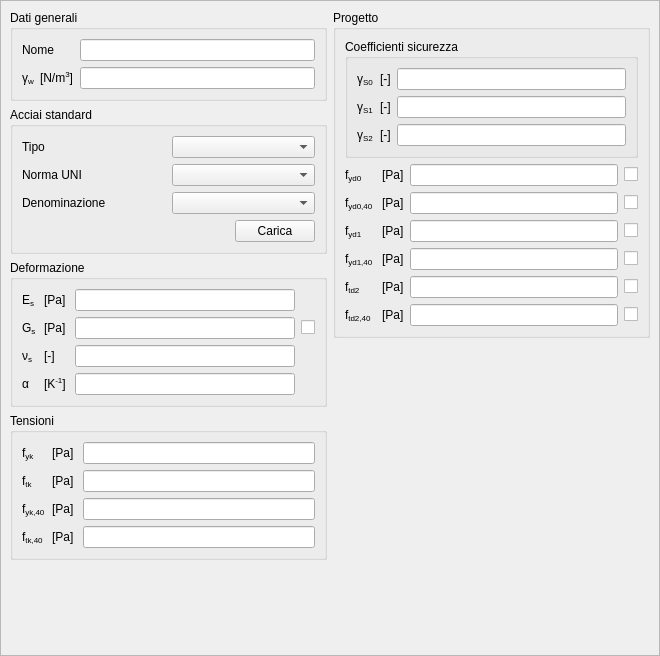
<?xml version="1.0" encoding="UTF-8"?>
<ui version="4.0">
 <class>SteelGUI</class>
 <widget class="QWidget" name="SteelGUI">
  <property name="geometry">
   <rect>
    <x>0</x>
    <y>0</y>
    <width>660</width>
    <height>656</height>
   </rect>
  </property>
  <property name="windowTitle">
   <string>Form</string>
  </property>
  <layout class="QGridLayout" name="gridLayout">
   <property name="leftMargin">
    <number>0</number>
   </property>
   <property name="topMargin">
    <number>0</number>
   </property>
   <property name="rightMargin">
    <number>0</number>
   </property>
   <property name="bottomMargin">
    <number>0</number>
   </property>
   <property name="spacing">
    <number>0</number>
   </property>
   <item row="0" column="0">
    <widget class="QScrollArea" name="scrollArea">
     <property name="widgetResizable">
      <bool>true</bool>
     </property>
     <widget class="QWidget" name="scrollAreaWidgetContents">
      <property name="geometry">
       <rect>
        <x>0</x>
        <y>0</y>
        <width>658</width>
        <height>654</height>
       </rect>
      </property>
      <layout class="QGridLayout" name="gridLayout_2">
       <item row="0" column="0">
        <layout class="QVBoxLayout" name="leftVLayout">
         <item>
          <widget class="QGroupBox" name="nameGBox">
           <property name="title">
            <string>Dati generali</string>
           </property>
           <layout class="QGridLayout" name="gridLayout_9">
            <item row="0" column="0" colspan="2">
             <widget class="QLabelRichName" name="nameLabel">
              <property name="text">
               <string>&lt;!DOCTYPE HTML PUBLIC &quot;-//W3C//DTD HTML 4.0//EN&quot; &quot;http://www.w3.org/TR/REC-html40/strict.dtd&quot;&gt;
&lt;html&gt;&lt;head&gt;&lt;/head&gt;
&lt;body&gt;
Nome
&lt;/body&gt;&lt;/html&gt;</string>
              </property>
             </widget>
            </item>
            <item row="0" column="2">
             <widget class="QLineEditValue" name="nameLEdit"/>
            </item>
            <item row="1" column="0">
             <widget class="QLabelRichName" name="gammaWLabel">
              <property name="text">
               <string>&lt;!DOCTYPE HTML PUBLIC &quot;-//W3C//DTD HTML 4.0//EN&quot; &quot;http://www.w3.org/TR/REC-html40/strict.dtd&quot;&gt;
&lt;html&gt;&lt;head&gt;&lt;meta name=&quot;qrichtext&quot; content=&quot;1&quot; /&gt;&lt;/head&gt;
&lt;body&gt;
γ&lt;span style=&quot; vertical-align:sub;&quot;&gt;w&lt;/span&gt;
&lt;/body&gt;&lt;/html&gt;</string>
              </property>
             </widget>
            </item>
            <item row="1" column="1">
             <widget class="QLabelUnitMeasure" name="gammaWUMLabel">
              <property name="text">
               <string>&lt;!DOCTYPE HTML PUBLIC &quot;-//W3C//DTD HTML 4.0//EN&quot; &quot;http://www.w3.org/TR/REC-html40/strict.dtd&quot;&gt;
&lt;html&gt;&lt;head&gt;&lt;meta name=&quot;qrichtext&quot; content=&quot;1&quot; /&gt;&lt;/head&gt;
&lt;body&gt;
[N/m&lt;span style=&quot; vertical-align:super;&quot;&gt;3&lt;/span&gt;]
&lt;/body&gt;&lt;/html&gt;</string>
              </property>
             </widget>
            </item>
            <item row="1" column="2">
             <widget class="QLineEditValue" name="gammaWLEdit"/>
            </item>
           </layout>
          </widget>
         </item>
         <item>
          <widget class="QGroupBox" name="standardGBox">
           <property name="title">
            <string>Acciai standard</string>
           </property>
           <layout class="QGridLayout" name="gridLayout_3">
            <item row="0" column="0">
             <widget class="QLabel" name="standardTypeLabel">
              <property name="text">
               <string>&lt;!DOCTYPE HTML PUBLIC &quot;-//W3C//DTD HTML 4.0//EN&quot; &quot;http://www.w3.org/TR/REC-html40/strict.dtd&quot;&gt;
&lt;html&gt;&lt;head&gt;&lt;meta name=&quot;qrichtext&quot; content=&quot;1&quot; /&gt;&lt;/head&gt;
&lt;body&gt;
Tipo
&lt;/body&gt;
&lt;/html&gt;</string>
              </property>
             </widget>
            </item>
            <item row="0" column="1">
             <widget class="QComboBox" name="standardTypeCBox"/>
            </item>
            <item row="1" column="0">
             <widget class="QLabel" name="standardUNILabel">
              <property name="text">
               <string>&lt;!DOCTYPE HTML PUBLIC &quot;-//W3C//DTD HTML 4.0//EN&quot; &quot;http://www.w3.org/TR/REC-html40/strict.dtd&quot;&gt;
&lt;html&gt;&lt;head&gt;&lt;meta name=&quot;qrichtext&quot; content=&quot;1&quot; /&gt;&lt;/head&gt;
&lt;body&gt;
Norma UNI
&lt;/body&gt;
&lt;/html&gt;</string>
              </property>
             </widget>
            </item>
            <item row="1" column="1">
             <widget class="QComboBox" name="standardUNICBox"/>
            </item>
            <item row="2" column="0">
             <widget class="QLabel" name="standardNameLabel">
              <property name="text">
               <string>&lt;!DOCTYPE HTML PUBLIC &quot;-//W3C//DTD HTML 4.0//EN&quot; &quot;http://www.w3.org/TR/REC-html40/strict.dtd&quot;&gt;
&lt;html&gt;&lt;head&gt;&lt;meta name=&quot;qrichtext&quot; content=&quot;1&quot; /&gt;&lt;/head&gt;
&lt;body&gt;
Denominazione
&lt;/body&gt;&lt;/html&gt;</string>
              </property>
             </widget>
            </item>
            <item row="2" column="1">
             <widget class="QComboBox" name="standardNameCBox"/>
            </item>
            <item row="3" column="0" colspan="2">
             <layout class="QHBoxLayout" name="horizontalLayout">
              <item>
               <spacer name="horizontalSpacer">
                <property name="orientation">
                 <enum>Qt::Horizontal</enum>
                </property>
                <property name="sizeHint" stdset="0">
                 <size>
                  <width>40</width>
                  <height>20</height>
                 </size>
                </property>
               </spacer>
              </item>
              <item>
               <widget class="QPushButton" name="loadStandardPButton">
                <property name="text">
                 <string>Carica</string>
                </property>
               </widget>
              </item>
             </layout>
            </item>
           </layout>
          </widget>
         </item>
         <item>
          <widget class="QGroupBox" name="deformationGBox">
           <property name="title">
            <string>Deformazione</string>
           </property>
           <layout class="QGridLayout" name="gridLayout_8">
            <item row="0" column="0">
             <widget class="QLabelRichName" name="EsLabel">
              <property name="text">
               <string>&lt;!DOCTYPE HTML PUBLIC &quot;-//W3C//DTD HTML 4.0//EN&quot; &quot;http://www.w3.org/TR/REC-html40/strict.dtd&quot;&gt;
&lt;html&gt;&lt;head&gt;&lt;/head&gt;
&lt;body&gt;
E&lt;span style=&quot; vertical-align:sub;&quot;&gt;s&lt;/span&gt;
&lt;/body&gt;&lt;/html&gt;</string>
              </property>
             </widget>
            </item>
            <item row="0" column="2">
             <widget class="QLineEditValue" name="EsLEdit"/>
            </item>
            <item row="1" column="0">
             <widget class="QLabelRichName" name="GsLabel">
              <property name="text">
               <string>&lt;!DOCTYPE HTML PUBLIC &quot;-//W3C//DTD HTML 4.0//EN&quot; &quot;http://www.w3.org/TR/REC-html40/strict.dtd&quot;&gt;
&lt;html&gt;&lt;head&gt;&lt;meta name=&quot;qrichtext&quot; content=&quot;1&quot; /&gt;&lt;/head&gt;
&lt;body&gt;
G&lt;span style=&quot; vertical-align:sub;&quot;&gt;s&lt;/span&gt;
&lt;/body&gt;&lt;/html&gt;</string>
              </property>
             </widget>
            </item>
            <item row="1" column="2">
             <widget class="QLineEditValue" name="GsLEdit"/>
            </item>
            <item row="2" column="0">
             <widget class="QLabelRichName" name="nusLabel">
              <property name="text">
               <string>&lt;!DOCTYPE HTML PUBLIC &quot;-//W3C//DTD HTML 4.0//EN&quot; &quot;http://www.w3.org/TR/REC-html40/strict.dtd&quot;&gt;
&lt;html&gt;&lt;head&gt;&lt;meta name=&quot;qrichtext&quot; content=&quot;1&quot; /&gt;&lt;/head&gt;
&lt;body&gt;
ν&lt;span style=&quot; vertical-align:sub;&quot;&gt;s&lt;/span&gt;
&lt;/body&gt;&lt;/html&gt;</string>
              </property>
             </widget>
            </item>
            <item row="2" column="2">
             <widget class="QLineEditValue" name="nusLEdit"/>
            </item>
            <item row="3" column="0">
             <widget class="QLabelRichName" name="alphaLabel">
              <property name="text">
               <string>&lt;!DOCTYPE HTML PUBLIC &quot;-//W3C//DTD HTML 4.0//EN&quot; &quot;http://www.w3.org/TR/REC-html40/strict.dtd&quot;&gt;
&lt;html&gt;&lt;head&gt;&lt;meta name=&quot;qrichtext&quot; content=&quot;1&quot; /&gt;&lt;/head&gt;
&lt;body&gt;
α
&lt;/body&gt;&lt;/html&gt;</string>
              </property>
             </widget>
            </item>
            <item row="3" column="2">
             <widget class="QLineEditValue" name="alphaLEdit"/>
            </item>
            <item row="0" column="1">
             <widget class="QLabelUnitMeasure" name="EsUMLabel">
              <property name="text">
               <string>&lt;!DOCTYPE HTML PUBLIC &quot;-//W3C//DTD HTML 4.0//EN&quot; &quot;http://www.w3.org/TR/REC-html40/strict.dtd&quot;&gt;
&lt;html&gt;&lt;head&gt;&lt;/head&gt;
&lt;body&gt;
[Pa]
&lt;/body&gt;&lt;/html&gt;</string>
              </property>
             </widget>
            </item>
            <item row="1" column="1">
             <widget class="QLabelUnitMeasure" name="GsUMLabel">
              <property name="text">
               <string>&lt;!DOCTYPE HTML PUBLIC &quot;-//W3C//DTD HTML 4.0//EN&quot; &quot;http://www.w3.org/TR/REC-html40/strict.dtd&quot;&gt;
&lt;html&gt;&lt;head&gt;&lt;/head&gt;
&lt;body&gt;
[Pa]
&lt;/body&gt;&lt;/html&gt;</string>
              </property>
             </widget>
            </item>
            <item row="2" column="1">
             <widget class="QLabelUnitMeasure" name="nusUMLabel">
              <property name="text">
               <string>&lt;!DOCTYPE HTML PUBLIC &quot;-//W3C//DTD HTML 4.0//EN&quot; &quot;http://www.w3.org/TR/REC-html40/strict.dtd&quot;&gt;
&lt;html&gt;&lt;head&gt;&lt;/head&gt;
&lt;body&gt;
[-]
&lt;/body&gt;&lt;/html&gt;</string>
              </property>
             </widget>
            </item>
            <item row="3" column="1">
             <widget class="QLabelUnitMeasure" name="alphaUMLabel">
              <property name="text">
               <string>&lt;!DOCTYPE HTML PUBLIC &quot;-//W3C//DTD HTML 4.0//EN&quot; &quot;http://www.w3.org/TR/REC-html40/strict.dtd&quot;&gt;
&lt;html&gt;&lt;head&gt;&lt;meta name=&quot;qrichtext&quot; content=&quot;1&quot; /&gt;&lt;/head&gt;
&lt;body&gt;
[K&lt;span style=&quot; vertical-align:super;&quot;&gt;-1&lt;/span&gt;]
&lt;/body&gt;&lt;/html&gt;</string>
              </property>
             </widget>
            </item>
            <item row="1" column="3">
             <widget class="QCheckBoxReadOnly" name="GsCheckBox">
              <property name="text">
               <string/>
              </property>
             </widget>
            </item>
           </layout>
          </widget>
         </item>
         <item>
          <widget class="QGroupBox" name="tensionGBox">
           <property name="title">
            <string>Tensioni</string>
           </property>
           <layout class="QGridLayout" name="gridLayout_11">
            <item row="0" column="0">
             <widget class="QLabelRichName" name="fykLabel">
              <property name="text">
               <string>&lt;!DOCTYPE HTML PUBLIC &quot;-//W3C//DTD HTML 4.0//EN&quot; &quot;http://www.w3.org/TR/REC-html40/strict.dtd&quot;&gt;
&lt;html&gt;&lt;head&gt;&lt;meta name=&quot;qrichtext&quot; content=&quot;1&quot; /&gt;&lt;/head&gt;
&lt;body&gt;
f&lt;span style=&quot; vertical-align:sub;&quot;&gt;yk&lt;/span&gt;
&lt;/body&gt;&lt;/html&gt;</string>
              </property>
             </widget>
            </item>
            <item row="0" column="2">
             <widget class="QLineEditValue" name="fykLEdit"/>
            </item>
            <item row="1" column="0">
             <widget class="QLabelRichName" name="ftkLabel">
              <property name="text">
               <string>&lt;!DOCTYPE HTML PUBLIC &quot;-//W3C//DTD HTML 4.0//EN&quot; &quot;http://www.w3.org/TR/REC-html40/strict.dtd&quot;&gt;
&lt;html&gt;&lt;head&gt;&lt;meta name=&quot;qrichtext&quot; content=&quot;1&quot; /&gt;&lt;/head&gt;
&lt;body&gt;
f&lt;span style=&quot; vertical-align:sub;&quot;&gt;tk&lt;/span&gt;
&lt;/body&gt;&lt;/html&gt;</string>
              </property>
             </widget>
            </item>
            <item row="1" column="2">
             <widget class="QLineEditValue" name="ftkLEdit"/>
            </item>
            <item row="2" column="0">
             <widget class="QLabelRichName" name="fyk40Label">
              <property name="text">
               <string>&lt;!DOCTYPE HTML PUBLIC &quot;-//W3C//DTD HTML 4.0//EN&quot; &quot;http://www.w3.org/TR/REC-html40/strict.dtd&quot;&gt;
&lt;html&gt;&lt;head&gt;&lt;meta name=&quot;qrichtext&quot; content=&quot;1&quot; /&gt;&lt;/head&gt;
&lt;body&gt;
f&lt;span style=&quot; vertical-align:sub;&quot;&gt;yk,40&lt;/span&gt;
&lt;/body&gt;&lt;/html&gt;</string>
              </property>
             </widget>
            </item>
            <item row="2" column="2">
             <widget class="QLineEditValue" name="fyk40LEdit"/>
            </item>
            <item row="3" column="0">
             <widget class="QLabelRichName" name="ftk40Label">
              <property name="text">
               <string>&lt;!DOCTYPE HTML PUBLIC &quot;-//W3C//DTD HTML 4.0//EN&quot; &quot;http://www.w3.org/TR/REC-html40/strict.dtd&quot;&gt;
&lt;html&gt;&lt;head&gt;&lt;meta name=&quot;qrichtext&quot; content=&quot;1&quot; /&gt;&lt;/head&gt;
&lt;body&gt;
f&lt;span style=&quot; vertical-align:sub;&quot;&gt;tk,40&lt;/span&gt;
&lt;/body&gt;&lt;/html&gt;</string>
              </property>
             </widget>
            </item>
            <item row="3" column="2">
             <widget class="QLineEditValue" name="ftk40LEdit"/>
            </item>
            <item row="0" column="1">
             <widget class="QLabelUnitMeasure" name="fykUMLabel">
              <property name="text">
               <string>&lt;!DOCTYPE HTML PUBLIC &quot;-//W3C//DTD HTML 4.0//EN&quot; &quot;http://www.w3.org/TR/REC-html40/strict.dtd&quot;&gt;
&lt;html&gt;&lt;head&gt;&lt;/head&gt;
&lt;body&gt;
[Pa]
&lt;/body&gt;&lt;/html&gt;</string>
              </property>
             </widget>
            </item>
            <item row="1" column="1">
             <widget class="QLabelUnitMeasure" name="ftkUMLabel">
              <property name="text">
               <string>&lt;!DOCTYPE HTML PUBLIC &quot;-//W3C//DTD HTML 4.0//EN&quot; &quot;http://www.w3.org/TR/REC-html40/strict.dtd&quot;&gt;
&lt;html&gt;&lt;head&gt;&lt;/head&gt;
&lt;body&gt;
[Pa]
&lt;/body&gt;&lt;/html&gt;</string>
              </property>
             </widget>
            </item>
            <item row="2" column="1">
             <widget class="QLabelUnitMeasure" name="fyk40UMLabel">
              <property name="text">
               <string>&lt;!DOCTYPE HTML PUBLIC &quot;-//W3C//DTD HTML 4.0//EN&quot; &quot;http://www.w3.org/TR/REC-html40/strict.dtd&quot;&gt;
&lt;html&gt;&lt;head&gt;&lt;/head&gt;
&lt;body&gt;
[Pa]
&lt;/body&gt;&lt;/html&gt;</string>
              </property>
             </widget>
            </item>
            <item row="3" column="1">
             <widget class="QLabelUnitMeasure" name="ftk40UMLabel">
              <property name="text">
               <string>&lt;!DOCTYPE HTML PUBLIC &quot;-//W3C//DTD HTML 4.0//EN&quot; &quot;http://www.w3.org/TR/REC-html40/strict.dtd&quot;&gt;
&lt;html&gt;&lt;head&gt;&lt;/head&gt;
&lt;body&gt;
[Pa]
&lt;/body&gt;&lt;/html&gt;</string>
              </property>
             </widget>
            </item>
           </layout>
          </widget>
         </item>
         <item>
          <spacer name="leftVSpacer">
           <property name="orientation">
            <enum>Qt::Vertical</enum>
           </property>
           <property name="sizeHint" stdset="0">
            <size>
             <width>20</width>
             <height>40</height>
            </size>
           </property>
          </spacer>
         </item>
        </layout>
       </item>
       <item row="0" column="1">
        <layout class="QVBoxLayout" name="rightVLayout">
         <item>
          <widget class="QGroupBox" name="designGBox">
           <property name="title">
            <string>Progetto</string>
           </property>
           <layout class="QGridLayout" name="gridLayout_12">
            <item row="1" column="0">
             <widget class="QLabelRichName" name="fyd0Label">
              <property name="text">
               <string>&lt;!DOCTYPE HTML PUBLIC &quot;-//W3C//DTD HTML 4.0//EN&quot; &quot;http://www.w3.org/TR/REC-html40/strict.dtd&quot;&gt;
&lt;html&gt;&lt;head&gt;&lt;meta name=&quot;qrichtext&quot; content=&quot;1&quot; /&gt;&lt;/head&gt;
&lt;body&gt;
f&lt;span style=&quot; vertical-align:sub;&quot;&gt;yd0&lt;/span&gt;
&lt;/body&gt;&lt;/html&gt;</string>
              </property>
             </widget>
            </item>
            <item row="1" column="2">
             <widget class="QLineEditValue" name="fyd0LEdit"/>
            </item>
            <item row="2" column="0">
             <widget class="QLabelRichName" name="fyd0_40Label">
              <property name="text">
               <string>&lt;!DOCTYPE HTML PUBLIC &quot;-//W3C//DTD HTML 4.0//EN&quot; &quot;http://www.w3.org/TR/REC-html40/strict.dtd&quot;&gt;
&lt;html&gt;&lt;head&gt;&lt;/head&gt;
&lt;body&gt;
f&lt;span style=&quot; vertical-align:sub;&quot;&gt;yd0,40&lt;/span&gt;
&lt;/body&gt;&lt;/html&gt;</string>
              </property>
             </widget>
            </item>
            <item row="2" column="2">
             <widget class="QLineEditValue" name="fyd0_40LEdit"/>
            </item>
            <item row="3" column="0">
             <widget class="QLabelRichName" name="fyd1Label">
              <property name="text">
               <string>&lt;!DOCTYPE HTML PUBLIC &quot;-//W3C//DTD HTML 4.0//EN&quot; &quot;http://www.w3.org/TR/REC-html40/strict.dtd&quot;&gt;
&lt;html&gt;&lt;head&gt;&lt;/head&gt;
&lt;body&gt;
f&lt;span style=&quot; vertical-align:sub;&quot;&gt;yd1&lt;/span&gt;
&lt;/body&gt;&lt;/html&gt;</string>
              </property>
             </widget>
            </item>
            <item row="3" column="2">
             <widget class="QLineEditValue" name="fyd1LEdit"/>
            </item>
            <item row="4" column="0">
             <widget class="QLabelRichName" name="fyd1_40Label">
              <property name="text">
               <string>&lt;!DOCTYPE HTML PUBLIC &quot;-//W3C//DTD HTML 4.0//EN&quot; &quot;http://www.w3.org/TR/REC-html40/strict.dtd&quot;&gt;
&lt;html&gt;&lt;head&gt;&lt;/head&gt;
&lt;body&gt;
f&lt;span style=&quot; vertical-align:sub;&quot;&gt;yd1,40&lt;/span&gt;
&lt;/body&gt;&lt;/html&gt;</string>
              </property>
             </widget>
            </item>
            <item row="4" column="2">
             <widget class="QLineEditValue" name="fyd1_40LEdit"/>
            </item>
            <item row="5" column="0">
             <widget class="QLabelRichName" name="ftd2Label">
              <property name="text">
               <string>&lt;!DOCTYPE HTML PUBLIC &quot;-//W3C//DTD HTML 4.0//EN&quot; &quot;http://www.w3.org/TR/REC-html40/strict.dtd&quot;&gt;
&lt;html&gt;&lt;head&gt;&lt;/head&gt;
&lt;body&gt;
f&lt;span style=&quot; vertical-align:sub;&quot;&gt;td2&lt;/span&gt;
&lt;/body&gt;&lt;/html&gt;</string>
              </property>
             </widget>
            </item>
            <item row="5" column="2">
             <widget class="QLineEditValue" name="ftd2LEdit"/>
            </item>
            <item row="6" column="0">
             <widget class="QLabelRichName" name="ftd2_40Label">
              <property name="text">
               <string>&lt;!DOCTYPE HTML PUBLIC &quot;-//W3C//DTD HTML 4.0//EN&quot; &quot;http://www.w3.org/TR/REC-html40/strict.dtd&quot;&gt;
&lt;html&gt;&lt;head&gt;&lt;/head&gt;
&lt;body&gt;
f&lt;span style=&quot; vertical-align:sub;&quot;&gt;td2,40&lt;/span&gt;
&lt;/body&gt;&lt;/html&gt;</string>
              </property>
             </widget>
            </item>
            <item row="6" column="2">
             <widget class="QLineEditValue" name="ftd2_40LEdit"/>
            </item>
            <item row="1" column="1">
             <widget class="QLabelUnitMeasure" name="fyd0UMLabel">
              <property name="text">
               <string>&lt;!DOCTYPE HTML PUBLIC &quot;-//W3C//DTD HTML 4.0//EN&quot; &quot;http://www.w3.org/TR/REC-html40/strict.dtd&quot;&gt;
&lt;html&gt;&lt;head&gt;&lt;meta name=&quot;qrichtext&quot; content=&quot;1&quot; /&gt;&lt;/head&gt;
&lt;body&gt;
[Pa]
&lt;/body&gt;&lt;/html&gt;</string>
              </property>
             </widget>
            </item>
            <item row="2" column="1">
             <widget class="QLabelUnitMeasure" name="fyd0_40UMLabel">
              <property name="text">
               <string>&lt;!DOCTYPE HTML PUBLIC &quot;-//W3C//DTD HTML 4.0//EN&quot; &quot;http://www.w3.org/TR/REC-html40/strict.dtd&quot;&gt;
&lt;html&gt;&lt;head&gt;&lt;meta name=&quot;qrichtext&quot; content=&quot;1&quot; /&gt;&lt;/head&gt;
&lt;body&gt;
[Pa]
&lt;/body&gt;&lt;/html&gt;</string>
              </property>
             </widget>
            </item>
            <item row="3" column="1">
             <widget class="QLabelUnitMeasure" name="fyd1UMLabel">
              <property name="text">
               <string>&lt;!DOCTYPE HTML PUBLIC &quot;-//W3C//DTD HTML 4.0//EN&quot; &quot;http://www.w3.org/TR/REC-html40/strict.dtd&quot;&gt;
&lt;html&gt;&lt;head&gt;&lt;meta name=&quot;qrichtext&quot; content=&quot;1&quot; /&gt;&lt;/head&gt;
&lt;body&gt;
[Pa]
&lt;/body&gt;&lt;/html&gt;</string>
              </property>
             </widget>
            </item>
            <item row="4" column="1">
             <widget class="QLabelUnitMeasure" name="fyd1_40UMLabel">
              <property name="text">
               <string>&lt;!DOCTYPE HTML PUBLIC &quot;-//W3C//DTD HTML 4.0//EN&quot; &quot;http://www.w3.org/TR/REC-html40/strict.dtd&quot;&gt;
&lt;html&gt;&lt;head&gt;&lt;meta name=&quot;qrichtext&quot; content=&quot;1&quot; /&gt;&lt;/head&gt;
&lt;body&gt;
[Pa]
&lt;/body&gt;&lt;/html&gt;</string>
              </property>
             </widget>
            </item>
            <item row="5" column="1">
             <widget class="QLabelUnitMeasure" name="ftd2UMLabel">
              <property name="text">
               <string>&lt;!DOCTYPE HTML PUBLIC &quot;-//W3C//DTD HTML 4.0//EN&quot; &quot;http://www.w3.org/TR/REC-html40/strict.dtd&quot;&gt;
&lt;html&gt;&lt;head&gt;&lt;meta name=&quot;qrichtext&quot; content=&quot;1&quot; /&gt;&lt;/head&gt;
&lt;body&gt;
[Pa]
&lt;/body&gt;&lt;/html&gt;</string>
              </property>
             </widget>
            </item>
            <item row="6" column="1">
             <widget class="QLabelUnitMeasure" name="ftd2_40UMLabel">
              <property name="text">
               <string>&lt;!DOCTYPE HTML PUBLIC &quot;-//W3C//DTD HTML 4.0//EN&quot; &quot;http://www.w3.org/TR/REC-html40/strict.dtd&quot;&gt;
&lt;html&gt;&lt;head&gt;&lt;meta name=&quot;qrichtext&quot; content=&quot;1&quot; /&gt;&lt;/head&gt;
&lt;body&gt;
[Pa]
&lt;/body&gt;&lt;/html&gt;</string>
              </property>
             </widget>
            </item>
            <item row="1" column="3">
             <widget class="QCheckBoxReadOnly" name="fyd0CheckBox">
              <property name="text">
               <string/>
              </property>
             </widget>
            </item>
            <item row="2" column="3">
             <widget class="QCheckBoxReadOnly" name="fyd0_40CheckBox">
              <property name="text">
               <string/>
              </property>
             </widget>
            </item>
            <item row="3" column="3">
             <widget class="QCheckBoxReadOnly" name="fyd1CheckBox">
              <property name="text">
               <string/>
              </property>
             </widget>
            </item>
            <item row="4" column="3">
             <widget class="QCheckBoxReadOnly" name="fyd1_40CheckBox">
              <property name="text">
               <string/>
              </property>
             </widget>
            </item>
            <item row="5" column="3">
             <widget class="QCheckBoxReadOnly" name="ftd2CheckBox">
              <property name="text">
               <string/>
              </property>
             </widget>
            </item>
            <item row="6" column="3">
             <widget class="QCheckBoxReadOnly" name="ftd2_40CheckBox">
              <property name="text">
               <string/>
              </property>
             </widget>
            </item>
            <item row="0" column="0" colspan="4">
             <widget class="QGroupBox" name="coefficientGBox">
              <property name="title">
               <string>Coefficienti sicurezza</string>
              </property>
              <layout class="QGridLayout" name="gridLayout_13">
               <item row="0" column="0">
                <widget class="QLabelRichName" name="gammaS0Label">
                 <property name="text">
                  <string>&lt;!DOCTYPE HTML PUBLIC &quot;-//W3C//DTD HTML 4.0//EN&quot; &quot;http://www.w3.org/TR/REC-html40/strict.dtd&quot;&gt;
&lt;html&gt;&lt;head&gt;&lt;meta name=&quot;qrichtext&quot; content=&quot;1&quot; /&gt;&lt;/head&gt;
&lt;body&gt;
γ&lt;span style=&quot; vertical-align:sub;&quot;&gt;S0&lt;/span&gt;
&lt;/body&gt;&lt;/html&gt;</string>
                 </property>
                </widget>
               </item>
               <item row="0" column="2">
                <widget class="QLineEditValue" name="gammaS0LEdit"/>
               </item>
               <item row="1" column="0">
                <widget class="QLabelRichName" name="gammaS1Label">
                 <property name="text">
                  <string>&lt;!DOCTYPE HTML PUBLIC &quot;-//W3C//DTD HTML 4.0//EN&quot; &quot;http://www.w3.org/TR/REC-html40/strict.dtd&quot;&gt;
&lt;html&gt;&lt;head&gt;&lt;meta name=&quot;qrichtext&quot; content=&quot;1&quot; /&gt;&lt;/head&gt;
&lt;body&gt;
γ&lt;span style=&quot; vertical-align:sub;&quot;&gt;S1&lt;/span&gt;
&lt;/body&gt;&lt;/html&gt;</string>
                 </property>
                </widget>
               </item>
               <item row="1" column="2">
                <widget class="QLineEditValue" name="gammaS1LEdit"/>
               </item>
               <item row="2" column="0">
                <widget class="QLabelRichName" name="gammaS2Label">
                 <property name="text">
                  <string>&lt;!DOCTYPE HTML PUBLIC &quot;-//W3C//DTD HTML 4.0//EN&quot; &quot;http://www.w3.org/TR/REC-html40/strict.dtd&quot;&gt;
&lt;html&gt;&lt;head&gt;&lt;meta name=&quot;qrichtext&quot; content=&quot;1&quot; /&gt;&lt;/head&gt;
&lt;body&gt;
γ&lt;span style=&quot; vertical-align:sub;&quot;&gt;S2&lt;/span&gt;
&lt;/body&gt;&lt;/html&gt;</string>
                 </property>
                </widget>
               </item>
               <item row="2" column="2">
                <widget class="QLineEditValue" name="gammaS2LEdit"/>
               </item>
               <item row="0" column="1">
                <widget class="QLabelUnitMeasure" name="gammaS0UMLabel">
                 <property name="text">
                  <string>&lt;!DOCTYPE HTML PUBLIC &quot;-//W3C//DTD HTML 4.0//EN&quot; &quot;http://www.w3.org/TR/REC-html40/strict.dtd&quot;&gt;
&lt;html&gt;&lt;head&gt;&lt;meta name=&quot;qrichtext&quot; content=&quot;1&quot; /&gt;&lt;/head&gt;
&lt;body&gt;
[-]
&lt;/body&gt;&lt;/html&gt;</string>
                 </property>
                </widget>
               </item>
               <item row="1" column="1">
                <widget class="QLabelUnitMeasure" name="gammaS1UMLabel">
                 <property name="text">
                  <string>&lt;!DOCTYPE HTML PUBLIC &quot;-//W3C//DTD HTML 4.0//EN&quot; &quot;http://www.w3.org/TR/REC-html40/strict.dtd&quot;&gt;
&lt;html&gt;&lt;head&gt;&lt;meta name=&quot;qrichtext&quot; content=&quot;1&quot; /&gt;&lt;/head&gt;
&lt;body&gt;
[-]
&lt;/body&gt;&lt;/html&gt;</string>
                 </property>
                </widget>
               </item>
               <item row="2" column="1">
                <widget class="QLabelUnitMeasure" name="gammaS2UMLabel">
                 <property name="text">
                  <string>&lt;!DOCTYPE HTML PUBLIC &quot;-//W3C//DTD HTML 4.0//EN&quot; &quot;http://www.w3.org/TR/REC-html40/strict.dtd&quot;&gt;
&lt;html&gt;&lt;head&gt;&lt;meta name=&quot;qrichtext&quot; content=&quot;1&quot; /&gt;&lt;/head&gt;
&lt;body&gt;
[-]
&lt;/body&gt;&lt;/html&gt;</string>
                 </property>
                </widget>
               </item>
              </layout>
             </widget>
            </item>
           </layout>
          </widget>
         </item>
         <item>
          <spacer name="rightVSpacer">
           <property name="orientation">
            <enum>Qt::Vertical</enum>
           </property>
           <property name="sizeHint" stdset="0">
            <size>
             <width>311</width>
             <height>13</height>
            </size>
           </property>
          </spacer>
         </item>
        </layout>
       </item>
      </layout>
     </widget>
    </widget>
   </item>
  </layout>
 </widget>
 <customwidgets>
  <customwidget>
   <class>QLabelRichName</class>
   <extends>QLabel</extends>
   <header>qlabelrichname.h</header>
  </customwidget>
  <customwidget>
   <class>QLineEditValue</class>
   <extends>QLineEdit</extends>
   <header>qlineeditvalue.h</header>
  </customwidget>
  <customwidget>
   <class>QCheckBoxReadOnly</class>
   <extends>QCheckBox</extends>
   <header>qcheckboxreadonly.h</header>
  </customwidget>
  <customwidget>
   <class>QLabelUnitMeasure</class>
   <extends>QLabel</extends>
   <header>qlabelunitmeasure.h</header>
  </customwidget>
 </customwidgets>
 <resources/>
 <connections/>
</ui>
